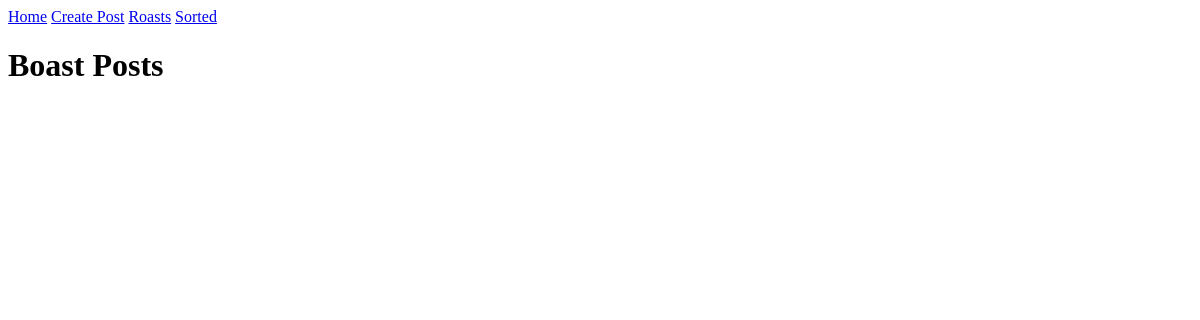
Before: /boast-posts/ with the older database file.
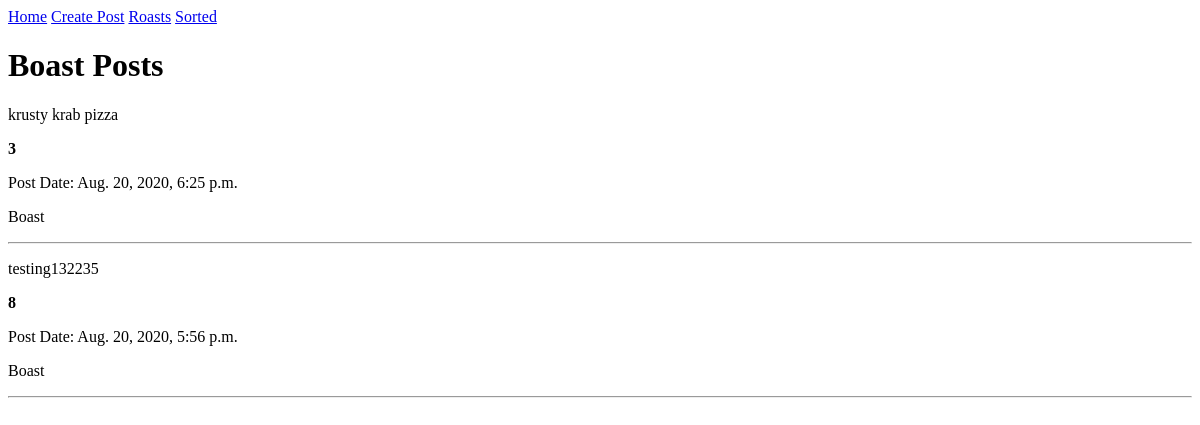
After: the same page with the newer database file.
### ghost_post_app/models.py (models this page shows)
class Post(models.Model):
    BOAST = "B"
    ROAST = "R"
    choices = [(BOAST, "Boast"), (ROAST, "Roast")]
    date = models.DateTimeField(auto_now=True)
    post = models.CharField(max_length=180)
    up_vote = models.IntegerField(default=0)
    down_vote = models.IntegerField(default=0)
    is_boast = models.BooleanField()
    def __str__(self):
        return self.post
    def vote_total(self):
        return self.up_vote + self.down_vote

### ghost_post_app/views.py (the view)
# urls.py: path("boast-posts/", views.boast_view, name="boasts"),
def boast_view(request):
    posts = Post.objects.filter(
        is_boast=True).order_by("-date")
    return render(request, "boast_posts.html", {"boasts": posts})

### templates/boast_posts.html
<nav>
  <a href="{% url 'home' %}">Home</a>
  <a href="{% url 'add_post' %}">Create Post</a>
  <a href="{% url 'roasts' %}">Roasts</a>
  <a href="{% url 'sorted' %}">Sorted</a>
</nav>
<h1>Boast Posts</h1>
{% for boast in boasts %}
<p>{{boast}}</p>
<p><strong>{{boast.vote_total}}</strong></p>
<p>Post Date: {{boast.date}}</pp>
  {% if boast.is_boast %}
  <p>Boast</p>
  {% endif %}
<hr />
{% endfor %}

Changed rows visible on the page:
added Post: post "krusty krab pizza", vote_total "3", date "Aug. 20, 2020, 6:25 p.m.", is_boast "Boast"
now on this page (row edited): Post: post "testing132235", vote_total "8", date "Aug. 20, 2020, 5:56 p.m.", is_boast "Boast"
